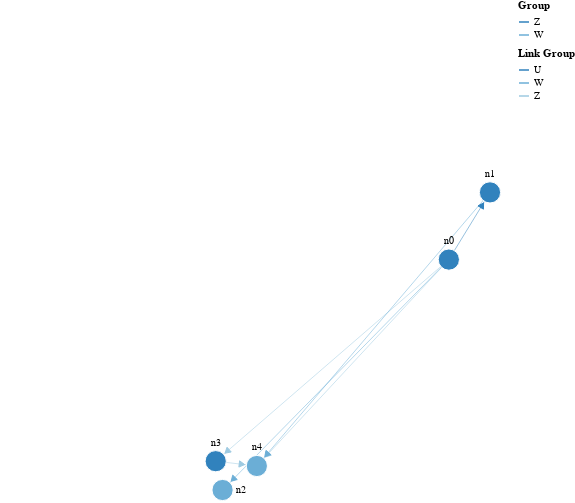

Notebook cell for this chart:
### Code cell
g = nx.generators.barabasi_albert_graph(5, 3)
def rand_group():
    possible = "TUVWXYZ"
    return random.sample(possible, 1)[0]

node_properties = {n: {"group": rand_group(), 
                       "fx": random.randint(1, 100),
                       "fy": random.randint(1, 100)}
                    for n in g.nodes()}

edge_attributions = {e: {"group": rand_group()}
                    for e in g.edges()}

nx.set_node_attributes(g, node_properties)
nx.set_edge_attributes(g, edge_attributions)
nx.set_node_attributes(g, {k:f"n{i}" for i, k in enumerate(g.nodes)}, "label")

schema = plots.spring_force_graph(g, node_labels="label")
plots.save_schema(schema, "_schema.json")
plots.ipy_display(schema, format="interactive")

### Figure 1 — Vega specification as saved in the notebook (floating-point values rounded to 4 significant figures)
{"$schema": "https://vega.github.io/schema/vega/v5.json", "data": [{"name": "node-data", "values": [{"fx": 64, "fy": 52, "group": "Z", "id": 0, "label": "n0"}, {"fx": 70, "fy": 38, "group": "Z", "id": 1, "label": "n1"}, {"fx": 31, "fy": 100, "group": "W", "id": 2, "label": "n2"}, {"fx": 30, "fy": 94, "group": "Z", "id": 3, "label": "n3"}, {"fx": 36, "fy": 95, "group": "W", "id": 4, "label": "n4"}]}, {"name": "link-data", "values": [{"group": "U", "source": 0, "target": 1}, {"group": "W", "source": 0, "target": 2}, {"group": "Z", "source": 0, "target": 3}, {"group": "Z", "source": 0, "target": 4}, {"group": "W", "source": 1, "target": 4}, {"group": "Z", "source": 3, "target": 4}]}], "description": "A node-link diagram with force-directed layout.", "height": 500, "legends": [{"stroke": "color", "symbolType": "stroke", "title": "Group"}, {"stroke": "colorlink", "symbolType": "stroke", "title": "Link Group"}], "marks": [{"encode": {"enter": {"fill": {"field": "group", "scale": "color"}, "fx": {"condition": {"test": "datum.fx == null", "value": null}, "field": "fx", "scale": "xscale"}, "fy": {"condition": {"test": "datum.fy == null", "value": null}, "field": "fy", "scale": "yscale"}, "stroke": {"value": "white"}}, "update": {"cursor": {"value": "pointer"}, "size": {"signal": "2 * nodeRadius * nodeRadius"}}}, "from": {"data": "node-data"}, "name": "nodes", "on": [{"modify": "node", "trigger": "fix", "values": "fix === true ? {fx: node.x, fy: node.y} : {fx: fix[0], fy: fix[1]}"}, {"modify": "node", "trigger": "!fix", "values": "{fx: null, fy: null}"}], "transform": [{"forces": [{"force": "center", "x": {"signal": "cx"}, "y": {"signal": "cy"}}, {"force": "collide", "radius": {"signal": "nodeRadius"}}, {"force": "nbody", "strength": {"signal": "nodeCharge"}}, {"distance": {"signal": "linkDistance"}, "force": "link", "links": "link-data"}], "iterations": 300, "restart": {"signal": "restart"}, "signal": "force", "static": {"signal": "static"}, "type": "force"}], "type": "symbol", "zindex": 1}, {"encode": {"enter": {"align": {"value": "center"}, "baseline": {"value": "middle"}, "fill": {"value": "black"}, "fontSize": {"value": 10}, "text": {"field": "datum.label"}}, "update": {"x": {"field": "x"}, "y": {"field": "y"}}}, "from": {"data": "nodes"}, "interactive": false, "name": "labels", "transform": [{"anchor": ["top", "bottom", "right", "left"], "avoidMarks": ["nodes"], "offset": [1], "size": {"signal": "[width + 60, height]"}, "type": "label"}], "type": "text", "zindex": 2}, {"encode": {"update": {"stroke": {"field": "group", "scale": "colorlink"}, "strokeWidth": {"value": 0.5}}}, "from": {"data": "link-data"}, "interactive": false, "transform": [{"require": {"signal": "force"}, "shape": "line", "sourceX": "datum.source.x", "sourceY": "datum.source.y", "targetX": "datum.target.x", "targetY": "datum.target.y", "type": "linkpath"}], "type": "path"}, {"encode": {"enter": {"fill": {"field": "group", "scale": "colorlink"}, "shape": {"value": "triangle-right"}, "size": {"value": 40}, "stroke": {"field": "group", "scale": "colorlink"}}, "hover": {"opacity": {"value": 1}}, "update": {"x": {"field": "target.x"}, "y": {"field": "target.y"}}}, "from": {"data": "link-data"}, "name": "arrows", "transform": [{"as": "tan", "expr": "atan2((datum.datum.target.y-datum.datum.source.y),(datum.datum.target.x-datum.datum.source.x))", "type": "formula"}, {"as": "angle", "expr": "datum.tan*180/PI", "type": "formula"}, {"as": "y", "expr": "datum.datum.target.y - nodeRadius*sin(datum.tan)", "type": "formula"}, {"as": "x", "expr": "datum.datum.target.x - nodeRadius*cos(datum.tan)", "type": "formula"}], "type": "symbol", "zindex": {"value": 40}}], "padding": 0, "scales": [{"domain": {"data": "node-data", "field": "group"}, "name": "color", "range": {"scheme": "category20c"}, "type": "ordinal"}, {"domain": {"data": "link-data", "field": "group"}, "name": "colorlink", "range": {"scheme": "category20c"}, "type": "ordinal"}, {"domain": {"data": "node-data", "field": "fx"}, "name": "xscale", "range": [10, {"signal": "width - 10"}]}, {"domain": {"data": "node-data", "field": "fy"}, "name": "yscale", "range": [10, {"signal": "height - 10"}]}], "signals": [{"name": "cx", "update": "width / 2"}, {"name": "cy", "update": "height / 2"}, {"name": "nodeRadius", "value": 15}, {"name": "nodeCharge", "value": -80}, {"name": "linkDistance", "value": 80}, {"bind": {"input": "checkbox"}, "name": "static", "value": true}, {"description": "State variable for active node fix status.", "name": "fix", "on": [{"events": "symbol:mouseout[!event.buttons], window:mouseup", "update": "false"}, {"events": "symbol:mouseover", "update": "fix || true"}, {"events": "[symbol:mousedown, window:mouseup] > window:mousemove!", "force": true, "update": "xy()"}], "value": false}, {"description": "Graph node most recently interacted with.", "name": "node", "on": [{"events": "symbol:mouseover", "update": "fix === true ? item() : node"}], "value": null}, {"description": "Flag to restart Force simulation upon data changes.", "name": "restart", "on": [{"events": {"signal": "fix"}, "update": "fix && fix.length"}], "value": false}], "width": 500}
